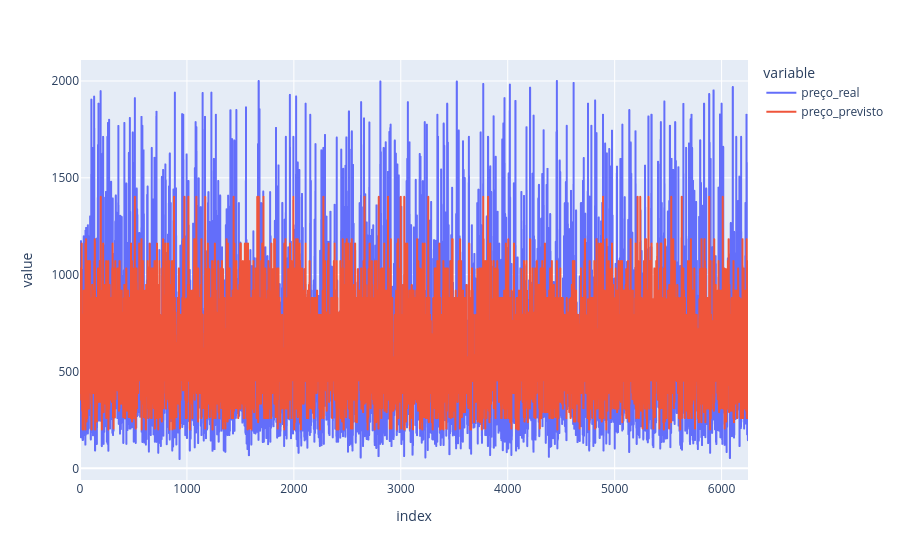

The cell this chart's notebook holds for it:
### Markdown cell above
Ou seja, nosso modelo está realmente tendo algum efeito quando comparado com a média, está performando melhor que sem um modelo

### Code cell
df_resultados_arvore = pd.DataFrame({
    'id_imovel': X_test['id'],       # Busca o ID original que ficou de fora do treino
    'preço_real': y_test,             # A nota real (Target)
    'preço_previsto': y_pred_arvore      # A nota que a árvore calculou
})
df_resultados_arvore.reset_index(drop=True, inplace=True)
df_resultados_arvore['erro (%)'] = ((df_resultados_arvore['preço_real'] - df_resultados_arvore['preço_previsto']).abs() / df_resultados_arvore['preço_real'])*100


fig = px.line(df_resultados_arvore, y=['preço_real', 'preço_previsto'])
fig.show()
print(df_resultados_arvore[df_resultados_arvore['erro (%)'] >=10].head())

### Figure 1 — Plotly figure (JSON) as saved in the notebook; plotly's stock layout.template omitted (floating-point values rounded to 4 significant figures; data arrays with more than 128 entries replaced by an {"elided": "..."} marker saying what was removed)
{"data": [{"hovertemplate": "variable=preço_real<br>index=%{x}<br>value=%{y}<extra></extra>", "legendgroup": "preço_real", "line": {"color": "#636efa", "dash": "solid"}, "marker": {"symbol": "circle"}, "mode": "lines", "name": "preço_real", "showlegend": true, "type": "scattergl", "x": {"elided": "6248 int values"}, "xaxis": "x", "y": {"elided": "6248 float values"}, "yaxis": "y"}, {"hovertemplate": "variable=preço_previsto<br>index=%{x}<br>value=%{y}<extra></extra>", "legendgroup": "preço_previsto", "line": {"color": "#EF553B", "dash": "solid"}, "marker": {"symbol": "circle"}, "mode": "lines", "name": "preço_previsto", "showlegend": true, "type": "scattergl", "x": {"elided": "6248 int values"}, "xaxis": "x", "y": {"elided": "6248 float values"}, "yaxis": "y"}], "layout": {"legend": {"title": {"text": "variable"}, "tracegroupgap": 0}, "margin": {"t": 60}, "xaxis": {"anchor": "y", "domain": [0, 1], "title": {"text": "index"}}, "yaxis": {"anchor": "x", "domain": [0, 1], "title": {"text": "value"}}}}
